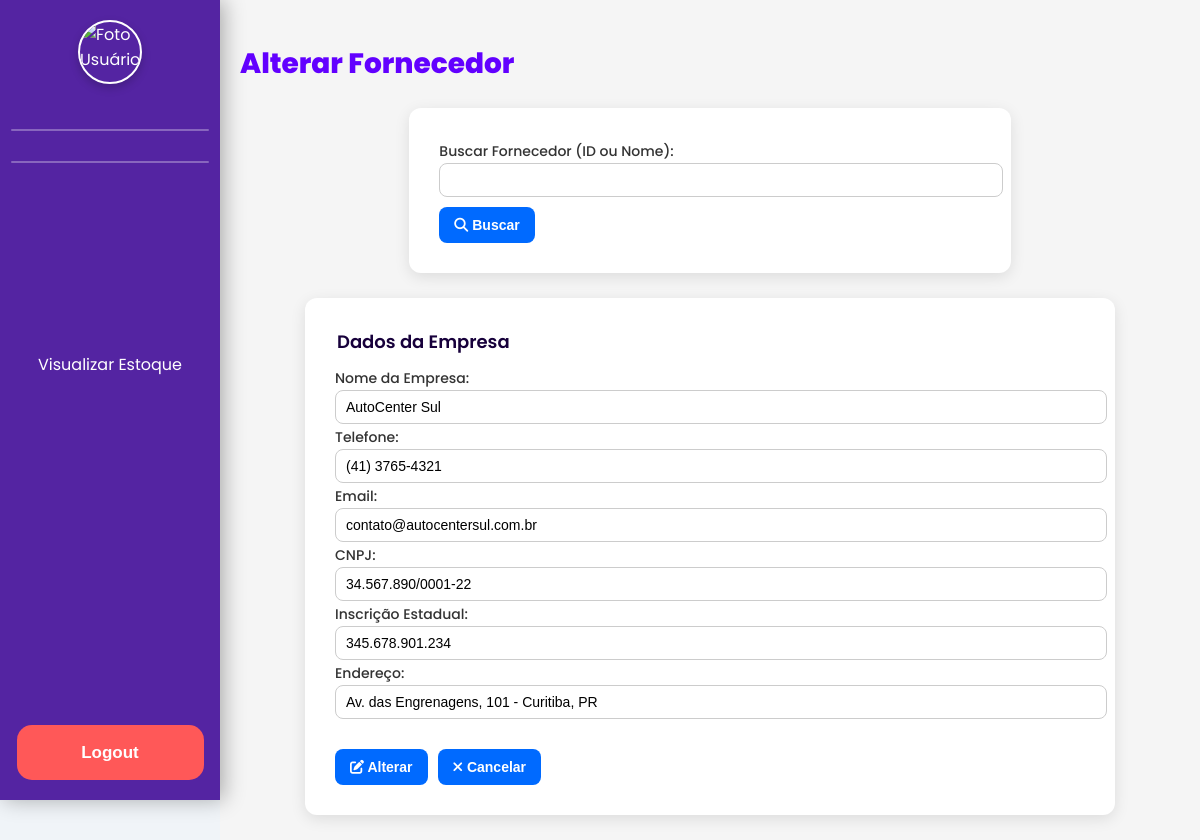
The page /Site_Senna/alterar_fornecedor.php?busca=4 on the database its author committed.
### tables this page shows
CREATE TABLE IF NOT EXISTS `fornecedor` (
  `id_fornecedor` int NOT NULL AUTO_INCREMENT,
  `nome` varchar(150) NOT NULL,
  `telefone` varchar(15) DEFAULT NULL,
  `email` varchar(191) DEFAULT NULL,
  `cnpj` varchar(18) DEFAULT NULL,
  `insc_estadual` varchar(15) DEFAULT NULL,
  `endereco` varchar(191) DEFAULT NULL,
  PRIMARY KEY (`id_fornecedor`),
  UNIQUE KEY `cnpj` (`cnpj`)
);

### Site_Senna/alterar_fornecedor.php (the view, shortened to what this page needs)
<?php
require_once 'includes/conexao.php';
$fornecedor = [];
if (!empty($_GET['busca'])) {
    $busca = trim($_GET['busca']);
    if (is_numeric($busca)) {
        $stmt = $pdo->prepare("SELECT * FROM fornecedor WHERE id_fornecedor = :id");
        $stmt->execute([':id' => (int)$busca]);
        $fornecedor = $stmt->fetch(PDO::FETCH_ASSOC);
    }
}
?>
<!DOCTYPE html>
<html lang="pt-BR">
<head>
    <link rel="stylesheet" href="css/main_css.css">
    <link rel="stylesheet" href="https://cdnjs.cloudflare.com/ajax/libs/font-awesome/6.4.0/css/all.min.css">
</head>
<body>
    <?php include_once 'includes/sidebar.php'; ?>
    <div class="container">
        <div class="conteudo">
            <div class="titulo">
                <h2>Alterar Fornecedor</h2>
            </div>
            <div class="formulario-coluna">
                <form method="get" action="alterar_fornecedor.php">
                    <label for="busca">Buscar Fornecedor (ID ou Nome):</label>
                    <input type="text" id="busca" name="busca" required>
                    <button type="submit" class="botao"><i class="fa-solid fa-search"></i> Buscar</button>
                </form>
            </div>
            <br>
            <div class="formulario-coluna cliente-coluna">
                <form action="backend/fornecedor/processa_alteracao_fornecedor.php" method="post">
                    <legend>Dados da Empresa</legend>
                    <label for="nome">Nome da Empresa:</label>
                    <input type="text" id="nome" name="nome"
                        placeholder="Digite o nome completo"
                        value="<?= htmlspecialchars($fornecedor['nome'] ?? '') ?>">
                    <label for="telefone">Telefone:</label>
                    <input type="text" id="telefone" name="telefone"
                        placeholder="(xx) xxxxx-xxxx"
                        value="<?= htmlspecialchars($fornecedor['telefone'] ?? '') ?>">
                    <label for="email">Email:</label>
                    <input type="email" id="email" name="email"
                        placeholder="Digite o email"
                        value="<?= htmlspecialchars($fornecedor['email'] ?? '') ?>">
                    <label for="cnpj">CNPJ:</label>
                    <input type="text" id="cnpj" name="cnpj"
                        placeholder="Digite o CNPJ"
                        value="<?= htmlspecialchars($fornecedor['cnpj'] ?? '') ?>">
                    <label for="insc_estadual">Inscrição Estadual:</label>
                    <input type="text" id="insc_estadual" name="insc_estadual"
                        placeholder="xxx.xxx.xxx.xxx"
                        value="<?= htmlspecialchars($fornecedor['insc_estadual'] ?? '') ?>">
                    <label for="endereco">Endereço:</label>
                    <input type="text" id="endereco" name="endereco"
                        placeholder="Rua , 123, Bairro, Cidade - UF"
                        value="<?= htmlspecialchars($fornecedor['endereco'] ?? '') ?>">
                    <div class="botoes">
                        <button type="submit"><i class="fa-solid fa-pen-to-square"></i> Alterar</button>
                        <button type="reset"><i class="fa-solid fa-xmark"></i> Cancelar</button>
                    </div>
                </form>
            </div>
        </div>
    </div>
</body>
</html>

### Site_Senna/css/main_css.css (style rules this page uses)
:root { --cor-padrao:#5424A2; --cor-padrao-hover:#6e21ea; --cor-fonte:#ffffff; --cor-fonte-p:#555555; --cor-btn:#264653; --cor-btn-hover:rgb(98, 0, 255); --cor-btn-fonte:#ffffff; --cor-fonte-corpo:#333333; --cor-fonte-corpo-leve:#777777; --cor-bg:#f0f4f8; }
body, html { margin: 0; padding: 0; font-family: 'Poppins', sans-serif; background-color: var(--cor-bg); }
.container { margin-left: 220px; padding: 20px; font-family: 'Poppins', sans-serif; background-color: #f5f5f5; min-height: 100vh; transition: margin-left 0.3s ease; }
form { background-color: #ffffff; padding: 30px; border-radius: 12px; box-shadow: 0 4px 15px rgba(0,0,0,0.1); margin: 0 auto; max-width: 750px; }
.formulario-coluna { flex: 1; min-width: 250px; display: flex; flex-direction: column; gap: 10px; }
legend { font-weight: 600; margin-bottom: 10px; font-size: 16px; color: #1B4D3E; }
label { font-size: 14px; font-weight: 500; color: #333; }
input[type="text"], input[type="email"], input[type="password"], input[type="number"], input[type="date"], select { padding: 8px 10px; border: 1px solid #ccc; border-radius: 8px; font-size: 14px; width: 100%; transition: 0.2s; }
button.botao, .botoes button { background-color: #006aff; color: #fff; border: none; padding: 10px 15px; border-radius: 8px; font-size: 14px; font-weight: 600; cursor: pointer; transition: 0.2s; margin-top: 10px; }
.botoes { display: flex; gap: 10px; margin-top: 20px; }
h2 { color: #6200ff; font-size: 28px; font-weight: 800; }
legend { color: #17003b; font-size: 18px; }

### rows shown on the page
fornecedor: nome "AutoCenter Sul", telefone "(41) 3765-4321", email "contato@autocentersul.com.br", cnpj "34.567.890/0001-22", insc_estadual "345.678.901.234", endereco "Av. das Engrenagens, 101 - Curitiba, PR"
